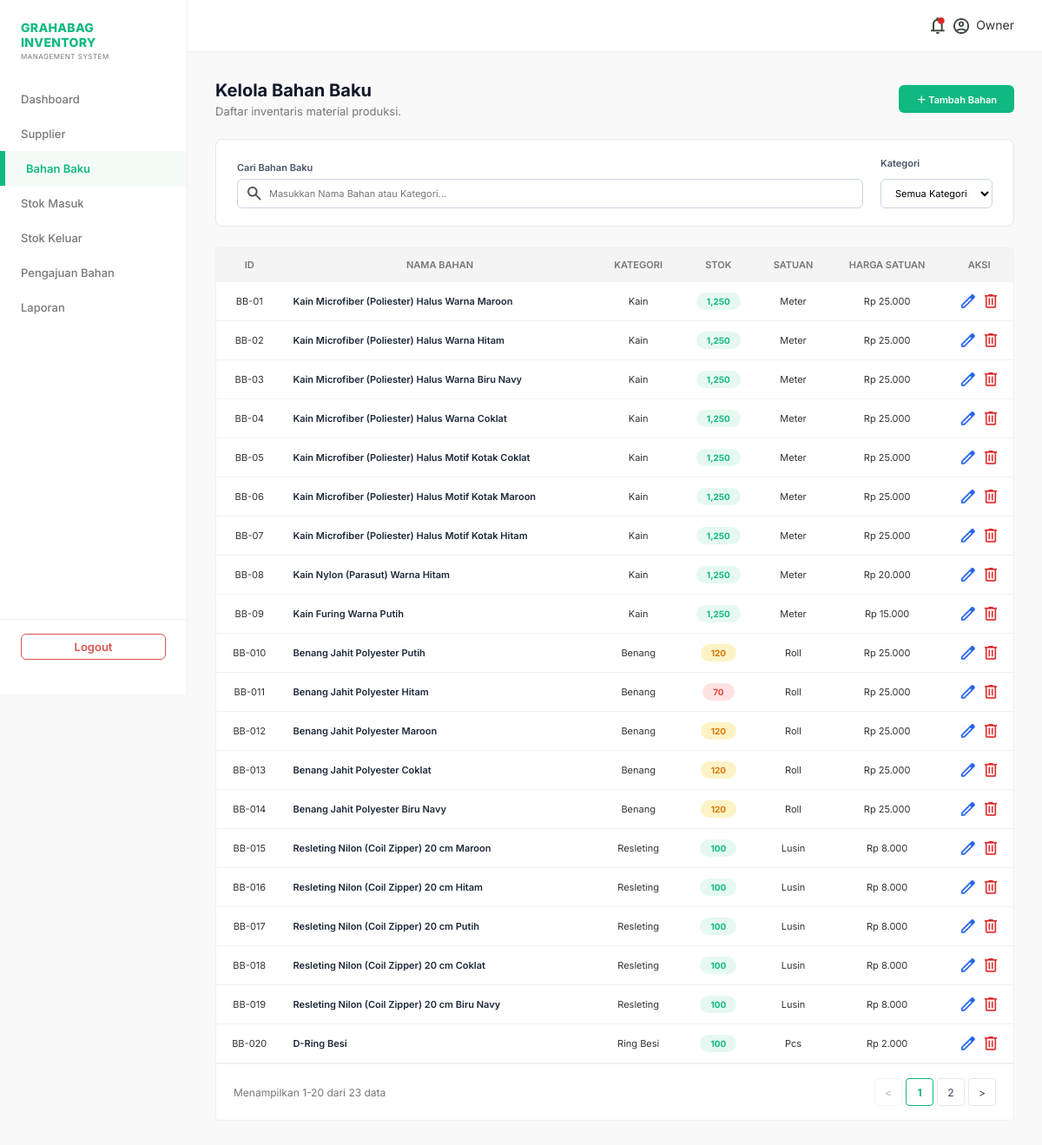
Screenshot of /pages/bahan_baku.php (signed in) with the database file from the repository.
### tables this page shows
CREATE TABLE material (
    material_id INT AUTO_INCREMENT PRIMARY KEY,
    category_id INT NOT NULL,
    material_name VARCHAR(100) NOT NULL,
    stock INT NOT NULL DEFAULT 0,
    unit VARCHAR(255) NOT NULL,
    minimum_stock INT NOT NULL DEFAULT 0,
    price DECIMAL(10,2) NOT NULL,
    FOREIGN KEY (category_id) REFERENCES category(category_id)
);

CREATE TABLE category (
    category_id INT AUTO_INCREMENT PRIMARY KEY,
    category_name VARCHAR(50) NOT NULL
);

### pages/bahan_baku.php (the view, shortened to what this page needs)
<?php
require_once '../includes/header.php';
require_once '../includes/sidebar.php';
$query_material = "SELECT m.*, c.category_name FROM material m
                   JOIN category c ON m.category_id = c.category_id
                   ORDER BY m.material_id ASC";
$materials = $conn->query($query_material);
$total_bahan = $materials->num_rows;
?>
<div class="bahan-baku-container">
    <div class="page-header-action">
        <div class="header-left">
            <h1 class="page-title-main">Kelola Bahan Baku</h1>
            <p class="page-subtitle-main">Daftar inventaris material produksi.</p>
        </div>
        <button class="btn-add-primary btn-open-modal" data-target="addMaterialModal">＋ Tambah Bahan</button>
    </div>
    <div class="filter-stok-wrapper">
        <div class="search-stock-box">
            <label>Cari Bahan Baku</label>
            <div class="search-input-inner">
                <img src="../assets/icons/search.png" alt="Search" class="table-icon-img">
                <input type="text" id="bahanSearch" placeholder="Masukkan Nama Bahan atau Kategori...">
            </div>
        </div>
        <div class="filter-date-group">
            <div class="date-input-box">
                <label style="margin-bottom: 5px;">Kategori</label>
                <select id="bahanCategory" style="width: 100%; padding: 8px 12px; border-radius: 6px; border: 1px solid #cbd5e1; outline: none; background: white; font-size: 11px;">
                    <option value="">Semua Kategori</option>
                </select>
            </div>
        </div>
    </div>
    <div class="content-table-wrapper">
        <table class="data-table">
            <thead>
                <tr>
                    <th>ID</th>
                    <th>NAMA BAHAN</th>
                    <th>KATEGORI</th>
                    <th>STOK</th>
                    <th>SATUAN</th>
                    <th>HARGA SATUAN</th>
                    <th>AKSI</th>
                </tr>
            </thead>
            <tbody>
                <?php if ($total_bahan > 0): ?>
                    <?php while($row = $materials->fetch_assoc()):
                        $stok = $row['stock'];
                        $min_stok = $row['minimum_stock'];
                        if ($stok <= $min_stok) {
                            $badge_class = 'badge-critical';
                        } elseif ($stok <= ($min_stok * 1.5)) {
                            $badge_class = 'badge-warning';
                        } else {
                            $badge_class = 'badge-safe';
                        }
                    ?>
                    <tr>
                        <td>BB-0<?php echo $row['material_id']; ?></td>
                        <td class="text-material-name"><?php echo htmlspecialchars($row['material_name']); ?></td>
                        <td><?php echo htmlspecialchars($row['category_name']); ?></td>
                        <td>
                            <span class="pill-stok <?php echo $badge_class; ?>">
                                <?php echo number_format($stok); ?>
                            </span>
                        </td>
                        <td><?php echo htmlspecialchars($row['unit']); ?></td>
                        <td>Rp <?php echo number_format($row['price'], 0, ',', '.'); ?></td>
                        <td style="text-align: center;">
                            <div class="action-buttons-flex">
                                <button class="btn-action-edit btnEditTrigger"
                                        data-id="<?php echo $row['material_id']; ?>"
                                        data-name="<?php echo htmlspecialchars($row['material_name']); ?>"
                                        data-category="<?php echo $row['category_id']; ?>"
                                        data-stock="<?php echo $row['stock']; ?>"
                                        data-unit="<?php echo htmlspecialchars($row['unit']); ?>"
                                        data-min="<?php echo $row['minimum_stock']; ?>"
                                        data-price="<?php echo $row['price']; ?>">
                                    <img src="../assets/icons/edit.png" alt="Edit" class="table-icon-img">
                                </button>
                                <a href="../api/delete_material.php?id=<?php echo $row['material_id']; ?>"
                                   class="btn-action-delete btn-delete-confirm" data-confirm-message="Apakah Anda yakin ingin menghapus data bahan baku ini secara permanen?">
                                    <img src="../assets/icons/delete.png" alt="Delete" class="table-icon-img">
                                </a>
                            </div>
                        </td>
                    </tr>
                    <?php endwhile; ?>
                <?php else: ?>
                    <tr>
                        <td colspan="7" style="text-align: center; color: var(--text-secondary);">Belum ada data bahan baku.</td>
                    </tr>
                <?php endif; ?>
            </tbody>
        </table>
        <div class="table-footer-pagination">
            <div class="pagination-info">Menampilkan 1-<?php echo $total_bahan; ?> dari <?php echo $total_bahan; ?> data</div>
            <div class="pagination-controls">
            </div>
        </div>
    </div>
</div>
</div> </div>
</body>
</html>

### assets/style.css (style rules this page uses)
:root { --main-green: #10b981; --light-green: #76c800; --pale-white: #f9f9f9; --light-gray: #f4f4f4; --accent-blue: #4fa3f7; --text-main: #333333; --text-secondary: #777777; --error-red: #d9534f; --success-green: #5cb85c; --border-color: #eef2f5; }
* { box-sizing: border-box; margin: 0; padding: 0; font-family: "Inter", sans-serif; }
body { background-color: var(--pale-white); color: var(--text-main); }
.content-table-wrapper { background: #ffffff; border: 1px solid var(--border-color); border-radius: 4px; }
.table-icon-img { width: 16px; height: 16px; object-fit: contain; vertical-align: middle; }
.data-table { width: 100%; border-collapse: collapse; text-align: left; font-size: 11px; }
.data-table th { background-color: var(--light-gray); padding: 12px 12px; font-weight: 600; color: var(--text-secondary); border-bottom: 1px solid var(--border-color); text-align: center; }
.data-table td { padding: 12px 12px; border-bottom: 1px solid var(--border-color); text-align: center; }
.page-header-action { display: flex; justify-content: space-between; align-items: center; margin-bottom: 24px; }
.page-title-main { font-size: 20px; font-weight: 700; color: #0f172a; }
.page-subtitle-main { font-size: 13px; color: var(--text-secondary); margin-top: 4px; }
.btn-add-primary { background-color: #10b981; color: #ffffff; border: none; padding: 8px 20px; border-radius: 6px; font-weight: 600; font-size: 11px; cursor: pointer; transition: background 0.2s; }
.text-material-name { color: #1e293b; font-weight: 600 !important; text-align: left !important; }
.pill-stok { display: inline-block; padding: 4px 12px; border-radius: 12px; font-size: 10px; font-weight: 700; }
.badge-safe { background-color: #e6f9f0; color: #10b981; }
.badge-warning { background-color: #fef3c7; color: #d97706; }
.badge-critical { background-color: #fee2e2; color: #ef4444; }
.action-buttons-flex { display: flex; justify-content: center; gap: 10px; }
.btn-action-view, .btn-action-edit, .btn-action-delete { background: none; border: none; cursor: pointer; font-size: 12px; transition: transform 0.1s; text-decoration: none; }
.table-footer-pagination { padding: 16px 20px; display: flex; justify-content: space-between; align-items: center; border-top: 1px solid var(--border-color); }
.pagination-info { font-size: 12px; color: var(--text-secondary); }
.pagination-controls { display: flex; align-items: center; gap: 4px; }
.filter-stok-wrapper { background: #ffffff; border: 1px solid #e2e8f0; border-radius: 8px; padding: 20px 24px; display: flex; align-items: flex-end; gap: 20px; margin-bottom: 24px; }
.filter-date-group { display: flex; gap: 16px; }
.date-input-box { display: flex; flex-direction: column; gap: 6px; }
.date-input-box label, .search-stock-box label { font-size: 11px; font-weight: 600; color: #475569; }
.search-stock-box { display: flex; flex-direction: column; gap: 6px; flex-grow: 1; }
.search-input-inner { position: relative; }
.search-input-inner .table-icon-img { position: absolute; left: 12px; top: 50%; transform: translateY(-50%); }
.search-input-inner input { width: 100%; padding: 9px 12px 9px 36px; border: 1px solid #cbd5e1; border-radius: 6px; font-size: 11px; outline: none; }

### rows the page displays
material: material_id "1", material_name "Kain Microfiber (Poliester) Halus Warna Maroon", category.category_name "Kain", stock "1,250", unit "Meter", price "25.000"
material: material_id "2", material_name "Kain Microfiber (Poliester) Halus Warna Hitam", category.category_name "Kain", stock "1,250", unit "Meter", price "25.000"
material: material_id "3", material_name "Kain Microfiber (Poliester) Halus Warna Biru Navy", category.category_name "Kain", stock "1,250", unit "Meter", price "25.000"
material: material_id "4", material_name "Kain Microfiber (Poliester) Halus Warna Coklat", category.category_name "Kain", stock "1,250", unit "Meter", price "25.000"
material: material_id "5", material_name "Kain Microfiber (Poliester) Halus Motif Kotak Coklat", category.category_name "Kain", stock "1,250", unit "Meter", price "25.000"
material: material_id "6", material_name "Kain Microfiber (Poliester) Halus Motif Kotak Maroon", category.category_name "Kain", stock "1,250", unit "Meter", price "25.000"
material: material_id "7", material_name "Kain Microfiber (Poliester) Halus Motif Kotak Hitam", category.category_name "Kain", stock "1,250", unit "Meter", price "25.000"
material: material_id "8", material_name "Kain Nylon (Parasut) Warna Hitam", category.category_name "Kain", stock "1,250", unit "Meter", price "20.000"
material: material_id "9", material_name "Kain Furing Warna Putih", category.category_name "Kain", stock "1,250", unit "Meter", price "15.000"
material: material_id "10", material_name "Benang Jahit Polyester Putih", category.category_name "Benang", stock "120", unit "Roll", price "25.000"
material: material_id "11", material_name "Benang Jahit Polyester Hitam", category.category_name "Benang", stock "70", unit "Roll", price "25.000"
material: material_id "12", material_name "Benang Jahit Polyester Maroon", category.category_name "Benang", stock "120", unit "Roll", price "25.000"
material: material_id "13", material_name "Benang Jahit Polyester Coklat", category.category_name "Benang", stock "120", unit "Roll", price "25.000"
material: material_id "14", material_name "Benang Jahit Polyester Biru Navy", category.category_name "Benang", stock "120", unit "Roll", price "25.000"
material: material_id "15", material_name "Resleting Nilon (Coil Zipper) 20 cm Maroon", category.category_name "Resleting", stock "100", unit "Lusin", price "8.000"
material: material_id "16", material_name "Resleting Nilon (Coil Zipper) 20 cm Hitam", category.category_name "Resleting", stock "100", unit "Lusin", price "8.000"
material: material_id "17", material_name "Resleting Nilon (Coil Zipper) 20 cm Putih", category.category_name "Resleting", stock "100", unit "Lusin", price "8.000"
material: material_id "18", material_name "Resleting Nilon (Coil Zipper) 20 cm Coklat", category.category_name "Resleting", stock "100", unit "Lusin", price "8.000"
material: material_id "19", material_name "Resleting Nilon (Coil Zipper) 20 cm Biru Navy", category.category_name "Resleting", stock "100", unit "Lusin", price "8.000"
material: material_id "20", material_name "D-Ring Besi", category.category_name "Ring Besi", stock "100", unit "Pcs", price "2.000"

### other values shown
$_SESSION['full_name'] "Owner"
